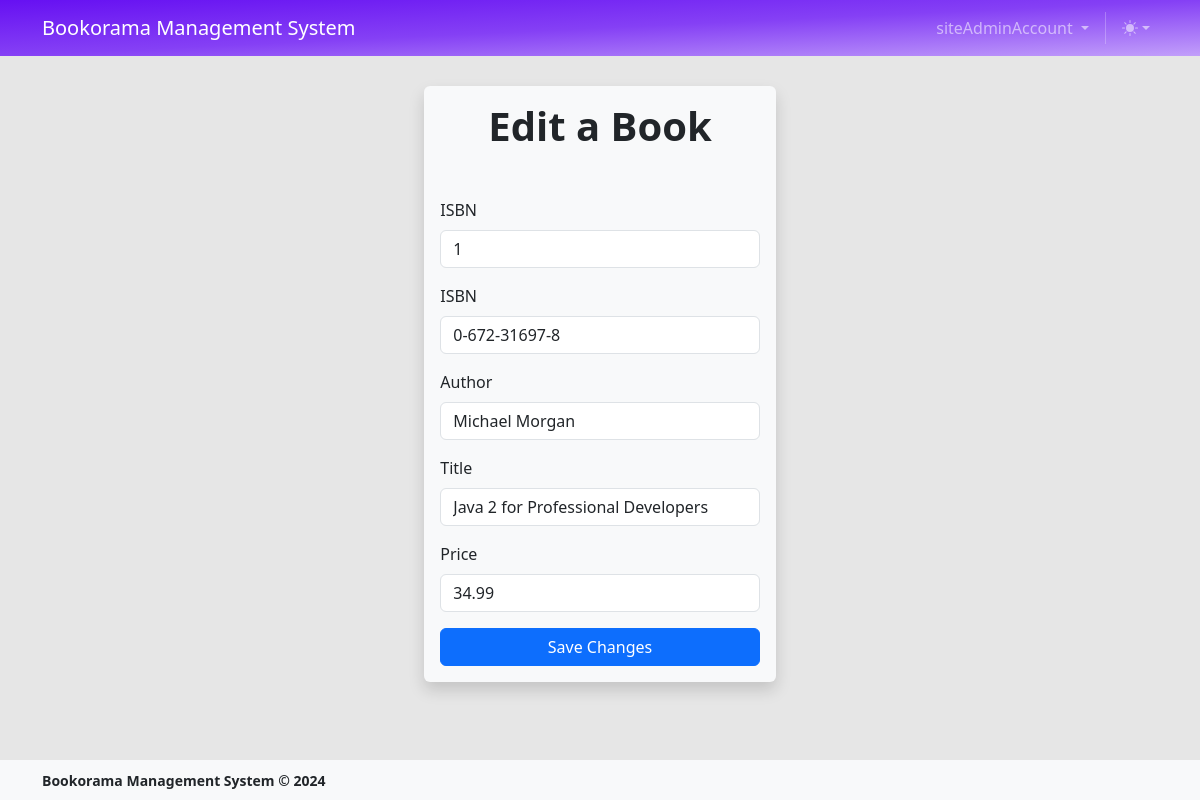
Page /book/edit?id=1 (signed in) on the committed database.
### tables this page shows
create table books
(  id int unsigned not null auto_increment primary key,
isbn char(13) not null,
   author char(50),
   title char(100),
   price float(4,2),
   UNIQUE KEY unique_isbn (isbn)
);

### lib/CisUtil.class.php (called while the page is built, shortened)
<?php
class CisUtil
{
    public
    static function cleanInputs($string)
    {
        $string = trim($string);
        $string = stripslashes($string);
        return htmlspecialchars($string);
    }
}
?>

### book/edit/index.php (the view, shortened to what this page needs)
<?php
$bookID = 0;
$isbn = "";
$author = "";
$title = "";
$price = "";
$isbnValidation = "";
$authorValidation = "";
$titleValidation = "";
$priceValidation = "";
$root = "../../";
require_once $root . 'lib/CisUtil.class.php';
$messageQueryError = "<div class='alert alert-danger mt-3'>There was a problem with your query.</div>";
$messageEmptyInputError = "<div class='alert alert-danger mt-3'>One or more fields was empty.</div>";
if (isset($_POST['submit'])) {
    $isValid = true;
    $bookID = CisUtil::cleanInputs($_POST["id"]);
    $isbn = CisUtil::cleanInputs($_POST["isbn"]);
    $author = CisUtil::cleanInputs($_POST["author"]);
    $title = CisUtil::cleanInputs($_POST["title"]);
    $price = CisUtil::cleanInputs($_POST["price"]);
    require($root . "lib/config.php");
    if (empty($isbn)) {
        $isValid = false;
        $isbnValidation = "is-invalid";
    }
    if (empty($author)) {
        $isValid = false;
        $authorValidation = "is-invalid";
    }
    if (empty($title)) {
        $isValid = false;
        $titleValidation = "is-invalid";
    }
    if (empty($price)) {
        $isValid = false;
        $priceValidation = "is-invalid";
    }
    if ($isValid) {
        require($root . "lib/config.php");
        global $mysqli;
        $bookID = $mysqli->real_escape_string($bookID);
        $isbn = $mysqli->real_escape_string($isbn);
        $author = $mysqli->real_escape_string($author);
        $title = $mysqli->real_escape_string($title);
        $price = $mysqli->real_escape_string($price);
        $query = "UPDATE books SET isbn='$isbn', title='$title', author='$author', price=$price WHERE books.id=$bookID LIMIT 1";
        $result = $mysqli->query($query);
        if ($result != 1) {
            echo $messageQueryError;
        } else {
            Header("Location: {$root}");
        }
        $result->free();
        $mysqli->close();
    } else {
        $errorMessage = $messageEmptyInputError;
    }
} else {
    $bookID = CisUtil::cleanInputs($_GET["id"]);
    require($root . "lib/config.php");
    $query = "SELECT * FROM books WHERE books.id={$bookID}";
    $result = $mysqli->query($query);
    if ($result->num_rows == 1) {
        $row = $result -> fetch_array(MYSQLI_ASSOC);
        $bookID = $row['id'];
        $isbn = $row['isbn'];;
        $author = $row['author'];;
        $title = $row['title'];;
        $price = $row['price'];;
    } else {
        showError();
    }
}
include $root . "fragments/startOfPage.php";
include $root . "fragments/navbar.php";
?>
    <main id="main-container" class="container d-flex justify-content-center align-content-center flex-wrap">
        <div class=" bg-white shadow p-3 mb-5 bg-body-tertiary rounded"
             style="width: fit-content; height: fit-content;">
            <form class="" method="post">
                <div class="mb-5">
                    <h1 class="text-center fw-bold px-5">Edit a Book</h1>
                </div>
                <div class="mb-3 is-invalid">
                    <label for="id" class="form-label">ISBN</label>
                    <input type="text" class="form-control" id="id" name="id"
                           value="<?= $bookID ?>" readonly>
                </div>
                <div class="mb-3 is-invalid">
                    <label for="isbn" class="form-label">ISBN</label>
                    <input type="text" class="form-control <?= $isbnValidation ?>" id="isbn" name="isbn"
                           value="<?= $isbn ?>">
                </div>
                <div class="mb-3 is-invalid">
                    <label for="author" class="form-label">Author</label>
                    <input type="text" class="form-control <?= $authorValidation ?>" id="author" name="author"
                           value="<?= $author ?>">
                </div>
                <div class="mb-3 is-invalid">
                    <label for="title" class="form-label">Title</label>
                    <input type="text" class="form-control <?= $titleValidation ?>" id="title" name="title"
                           value="<?= $title ?>">
                </div>
                <div class="mb-3 is-invalid">
                    <label for="price" class="form-label">Price</label>
                    <input type="number" class="form-control <?= $priceValidation ?>" id="price" name="price"
                           value="<?= $price ?>">
                </div>
                <div class="mt-3">
                    <input type="submit" name="submit" value="Save Changes" class="btn btn-primary px-3 w-100">
                </div>
            </form>
        </div>
    </main>
<?php
include $root . 'fragments/footer.php';
include $root . 'fragments/endOfPage.php';

### css/root.css (style rules this page uses)
:root, [data-bs-theme=light] { --header: #d3d3d3; --body-bg: rgb(230, 230, 230); --bs-primary: #6610f2; --bs-primary-rgb: 102, 16, 242; --bs-primary-bg-subtle: #c29ffa; --bs-primary-border-subtle: #8540f5; --bs-nav-link-color: var(--bs-white); --bs-dropdown-link-active-bg: #8540f5 !important; }

### css/Custom.css (style rules this page uses)
body { display: flex; flex-direction: column; min-height: 100vh; background-color: var(--body-bg) !important; }
#main, #main-container { flex: 1 0 auto; }

### rows in the picture
books: id "1", isbn "0-672-31697-8", author "Michael Morgan", title "Java 2 for Professional Developers", price "34.99"

### other values in the picture
$_SESSION["username"] "siteAdminAccount"
